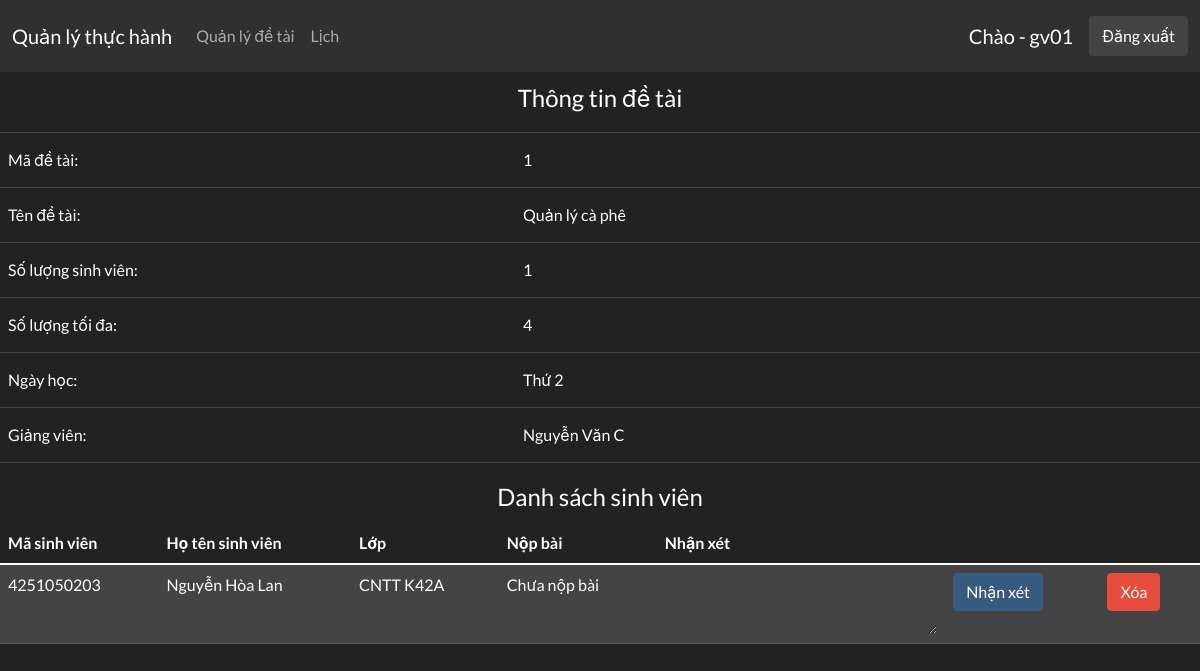
Page /info_detai_gv.php?id=1 (signed in) on the committed database.
### tables this page shows
CREATE TABLE IF NOT EXISTS `detai` (
  `id` mediumint(9) NOT NULL AUTO_INCREMENT,
  `tendetai` varchar(30) NOT NULL,
  `soluongsv` tinyint(4) NOT NULL,
  `soluongtoida` tinyint(4) NOT NULL,
  `thu` tinyint(4) NOT NULL,
  `magv` varchar(4) NOT NULL,
  PRIMARY KEY (`id`),
  KEY `magv` (`magv`)
);

CREATE TABLE IF NOT EXISTS `giangvien` (
  `magv` varchar(4) NOT NULL,
  `matkhau` text NOT NULL,
  `hoten` varchar(50) NOT NULL,
  `ngaysinh` date NOT NULL,
  `gioitinh` tinyint(1) NOT NULL,
  `quequan` varchar(50) NOT NULL,
  `email` varchar(50) NOT NULL,
  PRIMARY KEY (`magv`)
);

CREATE TABLE IF NOT EXISTS `thuchanh` (
  `id` mediumint(9) NOT NULL,
  `masv` varchar(10) NOT NULL,
  `nopbai` text,
  `nhanxet` text,
  PRIMARY KEY (`id`,`masv`),
  KEY `masv` (`masv`)
);

CREATE TABLE IF NOT EXISTS `sinhvien` (
  `masv` varchar(10) NOT NULL,
  `matkhau` text NOT NULL,
  `hoten` varchar(50) NOT NULL,
  `lop` text NOT NULL,
  `ngaysinh` date NOT NULL,
  `gioitinh` tinyint(1) NOT NULL,
  `quequan` varchar(50) NOT NULL,
  `email` varchar(50) NOT NULL,
  PRIMARY KEY (`masv`)
);

### info_detai_gv.php (the view, shortened to what this page needs)
<?php
$conn = mysqli_connect('localhost', 'root', '', 'qlthuchanh') or die('Lỗi kết nối');
mysqli_query($conn, "set names 'utf8'");
$id = $_GET['id'];
$query_dt = mysqli_query($conn, "Select * from detai where id='$id'");
$row_dt = mysqli_fetch_array($query_dt);
?>
<!DOCTYPE html>
<html lang="en">
<head>
    <link rel="stylesheet" href="css/bootstrap.css">
</head>
<body>
    <?php include('header_gv.php') ?>
    <div id="col-1 justify-content-center">
        <table class="table table-hover">
            <tr>
                <td colspan="2" align="center">
                    <legend>Thông tin đề tài</legend>
                </td>
            </tr>
            <tr>
                <td>
                    <div class="col-form-label">Mã đề tài:</div>
                </td>
                <td><input class="form-control-plaintext" type="text" name="id" value="<?php echo $row_dt['id']; ?>" readonly></td>
            </tr>
            <tr>
                <td>
                    <div class="col-form-label">Tên đề tài:</div>
                </td>
                <td><input class="form-control-plaintext" type="text" name="tendetai" value="<?php echo $row_dt['tendetai']; ?>" readonly></td>
            </tr>
            <tr>
                <td>
                    <div class="col-form-label">Số lượng sinh viên:</div>
                </td>
                <td><input class="form-control-plaintext" type="text" name="soluongsv" value="<?php echo $row_dt['soluongsv']; ?>" readonly></td>
            </tr>
            <tr>
                <td>
                    <div class="col-form-label">Số lượng tối đa:</div>
                </td>
                <td><input class="form-control-plaintext" type="text" name="soluongtoida" value="<?php echo $row_dt['soluongtoida']; ?>" readonly></td>
            </tr>
            <tr>
                <td>
                    <div class="col-form-label">Ngày học:</div>
                </td>
                <td><input class="form-control-plaintext" type="text" name="thu" value="<?php echo 'Thứ ' . $row_dt['thu']; ?>" readonly></td>
            </tr>
            <?php
            $query_gv = mysqli_query($conn, "Select * from giangvien where magv= '" . $row_dt['magv'] . "'");
            $gv = mysqli_fetch_array($query_gv);
            ?>
            <tr>
                <td>
                    <div class="col-form-label">Giảng viên:</div>
                </td>
                <td><input class="form-control-plaintext" type="text" name="hoten_gv" value="<?php echo $gv['hoten']; ?>" readonly></td>
            </tr>
        </table>
    </div>
    <div id="col-2 justify-content-center">
        <legend>Danh sách sinh viên</legend>
        <table class="table table-hover">
            <thead>
                <tr>
                    <th scope="col">Mã sinh viên</th>
                    <th scope="col">Họ tên sinh viên</th>
                    <th scope="col">Lớp</th>
                    <th scope="col">Nộp bài</th>
                    <th scope="col">Nhận xét</th>
                    <th scope="col"></th>
                    <th scope="col"></th>
                </tr>
            </thead>
            <tbody>
                <?php
                $query_dsmasv = mysqli_query($conn, "Select * from thuchanh where id='$id' limit 0,4");
                while ($row = mysqli_fetch_assoc($query_dsmasv)) {
                    echo "<tr class='table-secondary'>";
                    echo "<td>" . $row['masv'] . "</td>";
                    $query_ttsv = mysqli_query($conn, "Select * from sinhvien where masv = " . $row['masv']);
                    $sv = mysqli_fetch_array($query_ttsv);
                    echo "<td>" . $sv['hoten'] . "</td>";
                    echo "<td>" . $sv['lop'] . "</td>";
                    if ($row['nopbai'] == null) {
                        echo "<td>Chưa nộp bài</td>";
                    } else {
                        echo "<td>" . $row['nopbai'] . "</td>";
                    }
                    echo "<td><textarea name='nhanxet' class='form-control-plaintext'>" . $row['nhanxet'] . "</textarea></td>";
                    echo "<td><a class='btn btn-primary' href='nhanxet.php?id=" . $id . "&&masv=" . $row['masv'] . "'>Nhận xét</a></td>";
                    echo "<td><a class='btn btn-danger' href='info_detai_gv.php?id=" . $id . "&&masv=" . $row['masv'] . "&&deleted'>Xóa</a></td>";
                    echo "</tr>";
                }
                ?>
            </tbody>
        </table>
    </div>
</body>
</html>

### info_detai_gv.php (style rules this page uses)
legend { display: block; text-align: center; }

### rows in the picture
detai: id "1", tendetai "Quản lý cà phê", soluongsv "1", soluongtoida "4", thu "Thứ 2"
giangvien: hoten_gv "Nguyễn Văn C"
thuchanh: masv "4251050203", masv.hoten "Nguyễn Hòa Lan", masv.lop "CNTT K42A", shows "Chưa nộp bài"

### other values in the picture
$_SESSION['username'] "gv01"
